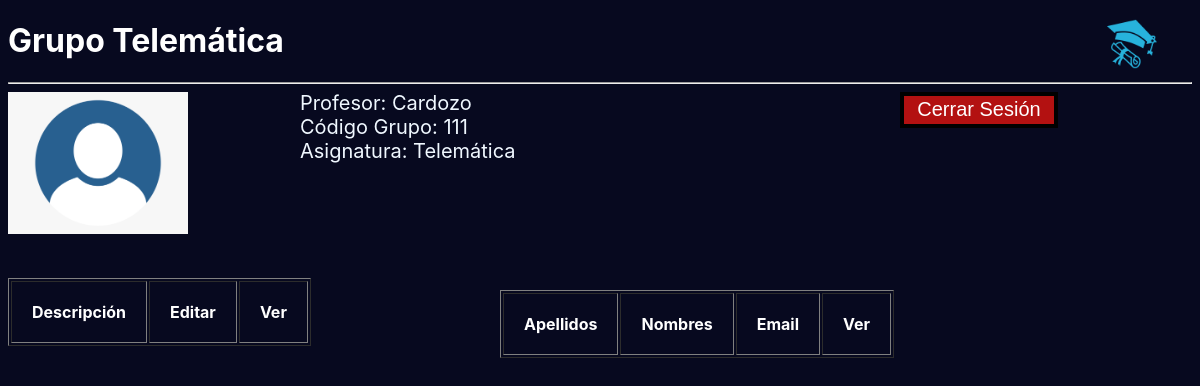
Page /index/profesor/verGrupoProfesor/2/ (signed in) on the committed database.
### app/models.py (models this page shows)
class Grupos(models.Model):
    codigo=models.CharField(max_length=50, null=False)
    asignatura=models.CharField(max_length=50, null=False)
    semestre=models.CharField(max_length=50, null=False)
    profesor =models.ForeignKey(Profesores, related_name='grupo', null=True, on_delete=models.PROTECT)
    class Meta:
        app_label='app'

class Profesores (models.Model):
    usuario = models.OneToOneField(
        User,
        on_delete= models.CASCADE,
        primary_key=True,
    )
    catedra=models.BooleanField(default=False)
    def __str__(self):
         return self.usuario.last_name
    class Meta:
        app_label='app'

### app/views.py (the view)
# urls.py: path('index/profesor/verGrupoProfesor/<int:id>/', views.verGrupoProfesor, name='verGrupoProfesor'),
@login_required
def verGrupoProfesor(request, id):
    grupollegada=Grupos.objects.get(id=id)
    contexto={
        'grupollegada':grupollegada
    }
    return render(request, 'app/verGrupoProfesor.html',contexto)

### app/templates/app/verGrupoProfesor.html (shortened to what this page needs)
{% extends "app/base.html" %} {% load static %} {%block css%}
<link rel="stylesheet" href="{% static 'app/css/estilo.css' %}"> {%endblock%} {%block titulo%} Ver grupo determinado Profesor {%endblock%} {%block body%}
<h1>Grupo {{grupollegada.asignatura}}</h1>
<hr>
<p class="InformacionUsuario">
    Profesor: {{grupollegada.profesor}}
    <br> Código Grupo: {{grupollegada.codigo}}
    <br> Asignatura: {{grupollegada.asignatura}}
</p>
<div>
    <a href="{% url 'app:cerrarsesion' %}">
        <input class="cerrarsesion" type="submit" value="Cerrar Sesión">
    </a>
</div>
<img src="{% static 'app/img/profilephoto.png' %}" alt="profilephoto" width="180">
<br>
<br>
<br>
<table class="tablaprofe" border="1" style="position: absolute;left: 500px;top: 290px;">
    <tr>
        <th>Apellidos</th>
        <th>Nombres</th>
        <th>Email</th>
        <th>Ver</th>
    </tr>
</table>
<table id="tablaprofe2" border="1">
    <tr>
        <th>Descripción</th>
        <th>Editar</th>
        <th>Ver</th>
    </tr>
</table>
{%endblock%}

### app/static/app/css/estilo.css (style rules this page uses)
html { background-color: #07091f; font-family: -apple-system, BlinkMacSystemFont, 'Segoe UI', Roboto, Oxygen, Ubuntu, Cantarell, 'Open Sans', 'Helvetica Neue', sans-serif; }
.InformacionUsuario { position: absolute; color: aliceblue; font-size: 20px; left: 300px; top: 71px; width: 296px; }
.cerrarsesion { background-color: #b31111; border: 4px solid #000000; color: rgb(255, 255, 255); text-align: center; text-decoration: double; font-size: larger; display: inline; font-size: 20px; left: 900px; cursor: pointer; }
h1 { left: 100px; color: white; font-family: -apple-system, BlinkMacSystemFont, 'Segoe UI', Roboto, Oxygen, Ubuntu, Cantarell, 'Open Sans', 'Helvetica Neue', sans-serif; }
input { position: absolute; width: 158px; height: 36px; }
.tablaprofe { position: absolute; left: 400px; top: 250px; color: white; }
#tablaprofe2 { position: absolute; color: white; }
td, th { padding: 20px; }

### rows in the picture
Grupos: asignatura "Telemática", profesor "Cardozo", codigo "111"
